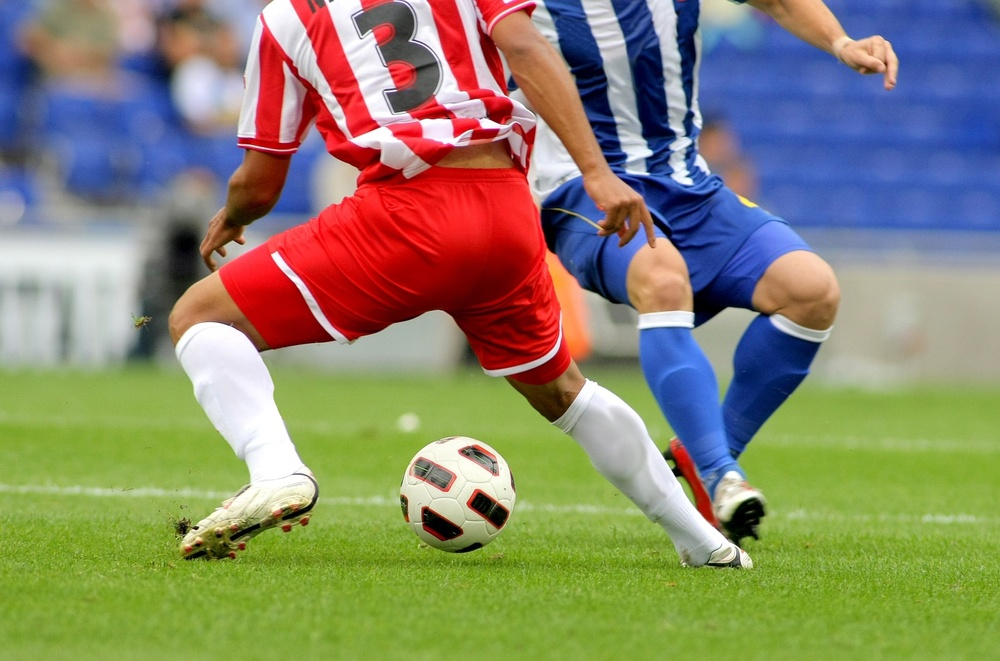
#> input picture L04/soccer.jpg, 1000 x 661 px, shrunk from 1434 x 948 before the run
$ python L04_01.py
#> lines starting #> are read from the running program, lines starting #| are printed output that depends on the picture; after the words box and inside, x2 and y2 are one past the last pixel; in counts of white or black regions, pixels touching at a corner belong together
# 이진화 및 히스토그램 구하기
# 주어진 이미지를 불러와서 다음을 수행
# 이미지를 그레이스케일로 변환
# 특정 임계값을 설정하여 이진화
# 이진화된 이미지의 히스토그램을 계산하고 시각화

import cv2 as cv
from matplotlib import pyplot as plt

# 요구사항 1: cv.imread()를 사용하여 이미지 로드
img = cv.imread('soccer.jpg')
#> img is the input picture: shape (661, 1000, 3); mean B, G, R 107.3, 133.3, 136.8

# 요구사항 2: cv.cvtColor()를 사용해 이미지를 그레이스케일로 변환
gray = cv.cvtColor(img, cv.COLOR_BGR2GRAY)
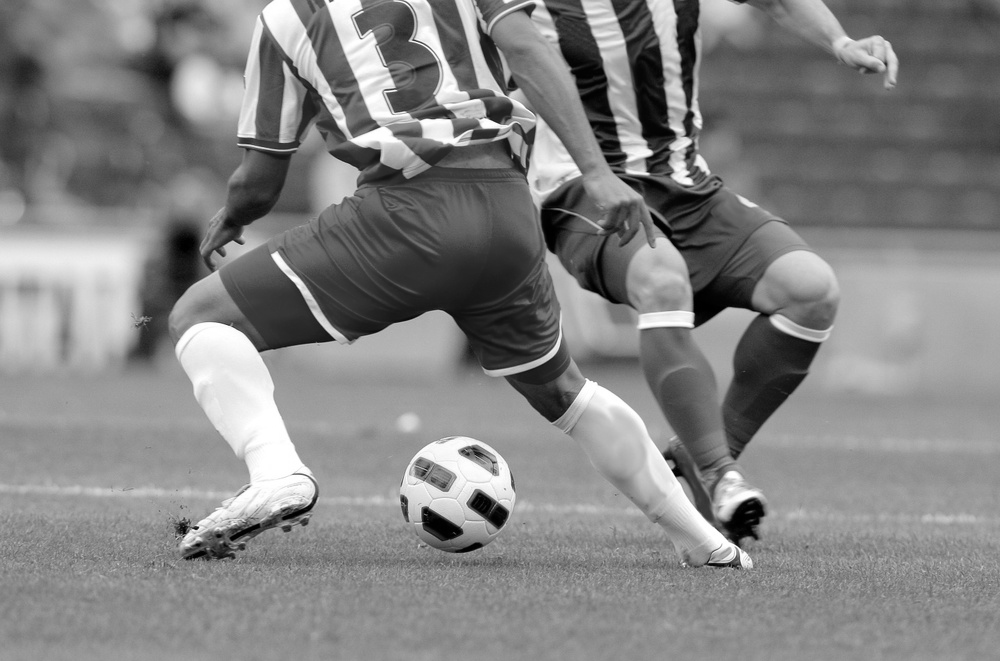
#> gray: shape (661, 1000); min 0, max 255, mean 131.4

# 요구사항 3: cv.threshold()를 사용해 이진화, 임계값: 127
retval, binary = cv.threshold(gray, 127, 255, cv.THRESH_BINARY)
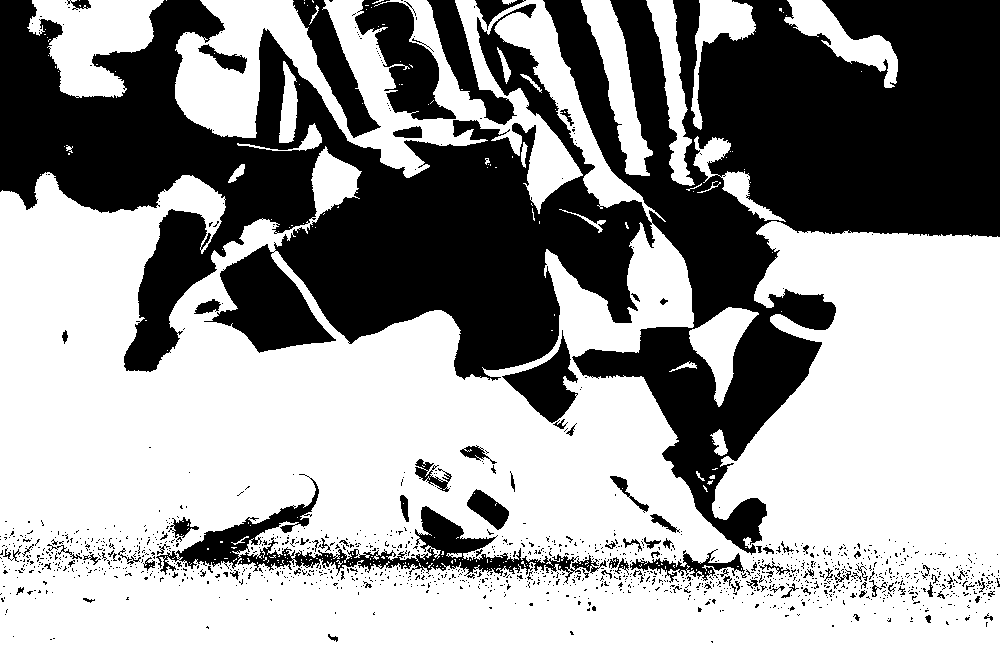
#> binary: shape (661, 1000); 60.8% white; 1393 black regions (1292 under 20 px), largest, box (x1, y1, x2, y2) and area: (0, 0, 1000, 555) 222399, (156, 474, 607, 584) 8829, (355, 0, 456, 120) 5448

# 요구사항 4: cv.calcHist()를 사용해 히스토그램을 계산하고, matplotlib으로 시각화
hist_gray = cv.calcHist([gray], [0], None, [256], [0, 256])
#> hist_gray = 256 values, max 10385 at index 147, min 286 at index 0, mean 2582
hist_binary = cv.calcHist([binary], [0], None, [256], [0, 256])
#> hist_binary = 256 values, max 402039 at index 255, min 0 at index 1, mean 2582

plt.figure(figsize=(12, 5))

# 원본 그레이스케일 이미지의 히스토그램
plt.subplot(1, 2, 1)
plt.plot(hist_gray, color='b', linewidth=1)
plt.title('Histogram of Grayscale Image')
plt.xlabel('Pixel Value')
plt.ylabel('Frequency')

# 이진화된 이미지의 히스토그램 (막대그래프로 표현)
plt.subplot(1, 2, 2)
plt.plot(hist_binary, color='b', linewidth=1)
plt.title('Histogram of Binary Image')
plt.xlabel('Pixel Value (0 = Black, 255 = White)')
plt.ylabel('Frequency')

plt.show()
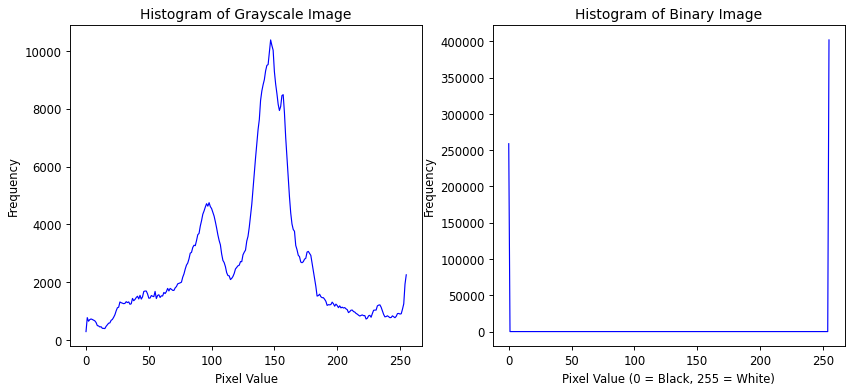
#> figure drawn by matplotlib, 2 panels; panel 1: curve peaks at x = 147, y = 10385; panel 2: curve peaks at x = 255, y = 402039
